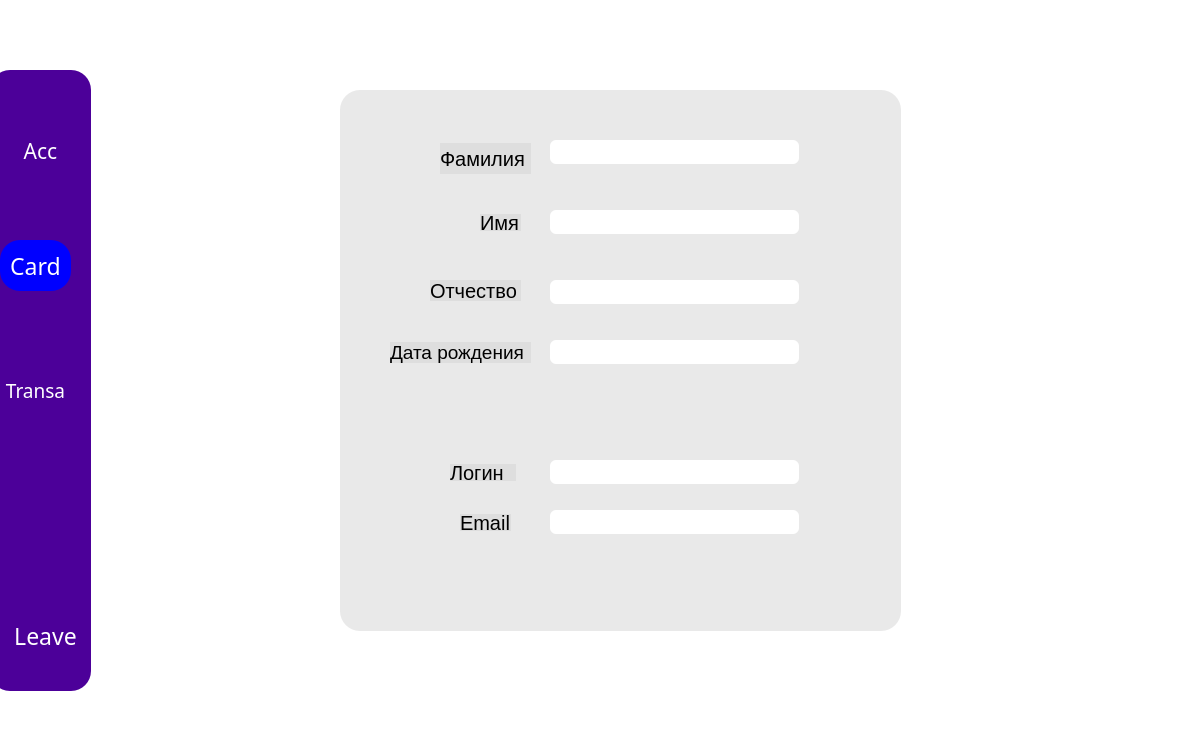
<?xml version="1.0" encoding="UTF-8"?>
<ui version="4.0">
 <class>Home_window</class>
 <widget class="QDialog" name="Home_window">
  <property name="geometry">
   <rect>
    <x>0</x>
    <y>0</y>
    <width>1190</width>
    <height>753</height>
   </rect>
  </property>
  <property name="font">
   <font>
    <family>Source Code Pro</family>
    <pointsize>11</pointsize>
    <bold>false</bold>
   </font>
  </property>
  <property name="windowTitle">
   <string>Dialog</string>
  </property>
  <property name="styleSheet">
   <string notr="true">background-color:#FFFFFF</string>
  </property>
  <widget class="QFrame" name="Big_frame">
   <property name="geometry">
    <rect>
     <x>-10</x>
     <y>70</y>
     <width>101</width>
     <height>621</height>
    </rect>
   </property>
   <property name="styleSheet">
    <string notr="true"> background-color: #4C0099; border: 1px ; border-radius: 20px; </string>
   </property>
   <property name="frameShape">
    <enum>QFrame::StyledPanel</enum>
   </property>
   <property name="frameShadow">
    <enum>QFrame::Raised</enum>
   </property>
   <widget class="QPushButton" name="Account_button">
    <property name="geometry">
     <rect>
      <x>20</x>
      <y>60</y>
      <width>61</width>
      <height>41</height>
     </rect>
    </property>
    <property name="font">
     <font>
      <family>Source Code Pro</family>
      <pointsize>16</pointsize>
      <bold>false</bold>
     </font>
    </property>
    <property name="styleSheet">
     <string notr="true">color: white;</string>
    </property>
    <property name="text">
     <string>Acc</string>
    </property>
    <property name="icon">
     <iconset>
      <normaloff>../Загрузки/Картинки/png-transparent-computer-icons-google-account-user-email-miscellaneous-rim-area.png</normaloff>../Загрузки/Картинки/png-transparent-computer-icons-google-account-user-email-miscellaneous-rim-area.png</iconset>
    </property>
    <property name="iconSize">
     <size>
      <width>19</width>
      <height>19</height>
     </size>
    </property>
    <property name="flat">
     <bool>true</bool>
    </property>
   </widget>
   <widget class="QPushButton" name="Transactions_button">
    <property name="geometry">
     <rect>
      <x>10</x>
      <y>300</y>
      <width>71</width>
      <height>41</height>
     </rect>
    </property>
    <property name="font">
     <font>
      <family>Source Code Pro</family>
      <pointsize>14</pointsize>
      <bold>false</bold>
     </font>
    </property>
    <property name="styleSheet">
     <string notr="true">color: white;</string>
    </property>
    <property name="text">
     <string>Transa</string>
    </property>
    <property name="iconSize">
     <size>
      <width>40</width>
      <height>20</height>
     </size>
    </property>
    <property name="flat">
     <bool>true</bool>
    </property>
   </widget>
   <widget class="QPushButton" name="Cards_button">
    <property name="geometry">
     <rect>
      <x>10</x>
      <y>170</y>
      <width>71</width>
      <height>51</height>
     </rect>
    </property>
    <property name="font">
     <font>
      <family>Source Code Pro</family>
      <pointsize>17</pointsize>
      <bold>false</bold>
     </font>
    </property>
    <property name="styleSheet">
     <string notr="true">background-color:blue;color: white;</string>
    </property>
    <property name="text">
     <string>Card</string>
    </property>
    <property name="flat">
     <bool>true</bool>
    </property>
   </widget>
   <widget class="QPushButton" name="Exit_button">
    <property name="geometry">
     <rect>
      <x>20</x>
      <y>550</y>
      <width>71</width>
      <height>31</height>
     </rect>
    </property>
    <property name="font">
     <font>
      <family>Source Code Pro</family>
      <pointsize>17</pointsize>
      <bold>false</bold>
     </font>
    </property>
    <property name="styleSheet">
     <string notr="true">color: white;</string>
    </property>
    <property name="text">
     <string>Leave</string>
    </property>
    <property name="flat">
     <bool>true</bool>
    </property>
   </widget>
  </widget>
  <widget class="QStackedWidget" name="stackedWidget">
   <property name="geometry">
    <rect>
     <x>120</x>
     <y>50</y>
     <width>971</width>
     <height>651</height>
    </rect>
   </property>
   <property name="styleSheet">
    <string notr="true">color: black;
</string>
   </property>
   <property name="currentIndex">
    <number>0</number>
   </property>
   <widget class="QWidget" name="Acc_page">
    <widget class="QScrollArea" name="scrollArea">
     <property name="geometry">
      <rect>
       <x>50</x>
       <y>30</y>
       <width>891</width>
       <height>581</height>
      </rect>
     </property>
     <property name="font">
      <font>
       <pointsize>15</pointsize>
      </font>
     </property>
     <property name="styleSheet">
      <string notr="true">background-color:white;</string>
     </property>
     <property name="frameShape">
      <enum>QFrame::NoFrame</enum>
     </property>
     <property name="widgetResizable">
      <bool>true</bool>
     </property>
     <widget class="QWidget" name="scrollAreaWidgetContents_2">
      <property name="geometry">
       <rect>
        <x>0</x>
        <y>0</y>
        <width>891</width>
        <height>581</height>
       </rect>
      </property>
      <widget class="QFrame" name="frame_2">
       <property name="geometry">
        <rect>
         <x>170</x>
         <y>10</y>
         <width>561</width>
         <height>541</height>
        </rect>
       </property>
       <property name="styleSheet">
        <string notr="true">QFrame{
background-color:rgba(211, 211, 211, 0.5);
border-radius: 20px;
}

QLabel{
color: black;
}
QLineEdit{
background-color: white;
border-radius: 6px;
}

</string>
       </property>
       <property name="frameShape">
        <enum>QFrame::StyledPanel</enum>
       </property>
       <property name="frameShadow">
        <enum>QFrame::Raised</enum>
       </property>
       <widget class="QLabel" name="label">
        <property name="geometry">
         <rect>
          <x>100</x>
          <y>53</y>
          <width>91</width>
          <height>31</height>
         </rect>
        </property>
        <property name="font">
         <font>
          <pointsize>15</pointsize>
         </font>
        </property>
        <property name="text">
         <string>Фамилия</string>
        </property>
       </widget>
       <widget class="QLabel" name="label_2">
        <property name="geometry">
         <rect>
          <x>140</x>
          <y>124</y>
          <width>41</width>
          <height>17</height>
         </rect>
        </property>
        <property name="font">
         <font>
          <pointsize>15</pointsize>
         </font>
        </property>
        <property name="text">
         <string>Имя</string>
        </property>
       </widget>
       <widget class="QLabel" name="label_3">
        <property name="geometry">
         <rect>
          <x>90</x>
          <y>190</y>
          <width>91</width>
          <height>21</height>
         </rect>
        </property>
        <property name="font">
         <font>
          <pointsize>15</pointsize>
         </font>
        </property>
        <property name="text">
         <string>Отчество</string>
        </property>
       </widget>
       <widget class="QLabel" name="label_4">
        <property name="geometry">
         <rect>
          <x>50</x>
          <y>252</y>
          <width>141</width>
          <height>21</height>
         </rect>
        </property>
        <property name="font">
         <font>
          <pointsize>14</pointsize>
         </font>
        </property>
        <property name="text">
         <string>Дата рождения</string>
        </property>
       </widget>
       <widget class="QLabel" name="label_5">
        <property name="geometry">
         <rect>
          <x>110</x>
          <y>374</y>
          <width>66</width>
          <height>17</height>
         </rect>
        </property>
        <property name="font">
         <font>
          <pointsize>15</pointsize>
         </font>
        </property>
        <property name="text">
         <string>Логин</string>
        </property>
       </widget>
       <widget class="QLabel" name="label_6">
        <property name="geometry">
         <rect>
          <x>120</x>
          <y>424</y>
          <width>51</width>
          <height>17</height>
         </rect>
        </property>
        <property name="font">
         <font>
          <pointsize>15</pointsize>
         </font>
        </property>
        <property name="text">
         <string>Email</string>
        </property>
       </widget>
       <widget class="QLineEdit" name="Surname_line">
        <property name="geometry">
         <rect>
          <x>210</x>
          <y>50</y>
          <width>249</width>
          <height>24</height>
         </rect>
        </property>
        <property name="font">
         <font>
          <pointsize>14</pointsize>
         </font>
        </property>
        <property name="text">
         <string/>
        </property>
        <property name="readOnly">
         <bool>true</bool>
        </property>
       </widget>
       <widget class="QLineEdit" name="Name_line">
        <property name="geometry">
         <rect>
          <x>210</x>
          <y>120</y>
          <width>249</width>
          <height>24</height>
         </rect>
        </property>
        <property name="font">
         <font>
          <pointsize>14</pointsize>
         </font>
        </property>
        <property name="readOnly">
         <bool>true</bool>
        </property>
       </widget>
       <widget class="QLineEdit" name="Middle_name_line">
        <property name="geometry">
         <rect>
          <x>210</x>
          <y>190</y>
          <width>249</width>
          <height>24</height>
         </rect>
        </property>
        <property name="font">
         <font>
          <pointsize>14</pointsize>
         </font>
        </property>
        <property name="readOnly">
         <bool>true</bool>
        </property>
       </widget>
       <widget class="QLineEdit" name="Birthday_line">
        <property name="geometry">
         <rect>
          <x>210</x>
          <y>250</y>
          <width>249</width>
          <height>24</height>
         </rect>
        </property>
        <property name="font">
         <font>
          <pointsize>14</pointsize>
         </font>
        </property>
        <property name="readOnly">
         <bool>true</bool>
        </property>
       </widget>
       <widget class="QLineEdit" name="Login_line">
        <property name="geometry">
         <rect>
          <x>210</x>
          <y>370</y>
          <width>249</width>
          <height>24</height>
         </rect>
        </property>
        <property name="font">
         <font>
          <pointsize>14</pointsize>
         </font>
        </property>
        <property name="readOnly">
         <bool>true</bool>
        </property>
       </widget>
       <widget class="QLineEdit" name="Email_line">
        <property name="geometry">
         <rect>
          <x>210</x>
          <y>420</y>
          <width>249</width>
          <height>24</height>
         </rect>
        </property>
        <property name="font">
         <font>
          <pointsize>14</pointsize>
         </font>
        </property>
        <property name="readOnly">
         <bool>true</bool>
        </property>
       </widget>
      </widget>
     </widget>
    </widget>
   </widget>
   <widget class="QWidget" name="Card_page">
    <widget class="QGraphicsView" name="graphicsView">
     <property name="geometry">
      <rect>
       <x>200</x>
       <y>50</y>
       <width>611</width>
       <height>311</height>
      </rect>
     </property>
     <property name="styleSheet">
      <string notr="true">QGraphicsView{
background-color: rgba(211, 211, 211, 0.5);
}</string>
     </property>
     <property name="frameShape">
      <enum>QFrame::StyledPanel</enum>
     </property>
     <property name="verticalScrollBarPolicy">
      <enum>Qt::ScrollBarAlwaysOff</enum>
     </property>
     <property name="horizontalScrollBarPolicy">
      <enum>Qt::ScrollBarAlwaysOff</enum>
     </property>
    </widget>
    <widget class="QPushButton" name="Right_swap_button">
     <property name="geometry">
      <rect>
       <x>840</x>
       <y>200</y>
       <width>41</width>
       <height>31</height>
      </rect>
     </property>
     <property name="text">
      <string/>
     </property>
    </widget>
    <widget class="QPushButton" name="Left_swap_button">
     <property name="geometry">
      <rect>
       <x>100</x>
       <y>200</y>
       <width>41</width>
       <height>31</height>
      </rect>
     </property>
     <property name="text">
      <string/>
     </property>
    </widget>
    <widget class="QFrame" name="menu_card_frame">
     <property name="geometry">
      <rect>
       <x>70</x>
       <y>500</y>
       <width>881</width>
       <height>91</height>
      </rect>
     </property>
     <property name="styleSheet">
      <string notr="true">QFrame{
background-color:lightgray;
border-radius: 15px;
}

QPushButton{
border-radius: 10px;
}</string>
     </property>
     <property name="frameShape">
      <enum>QFrame::StyledPanel</enum>
     </property>
     <property name="frameShadow">
      <enum>QFrame::Raised</enum>
     </property>
     <widget class="QPushButton" name="Card_data_button">
      <property name="geometry">
       <rect>
        <x>120</x>
        <y>20</y>
        <width>141</width>
        <height>51</height>
       </rect>
      </property>
      <property name="font">
       <font>
        <pointsize>14</pointsize>
       </font>
      </property>
      <property name="cursor">
       <cursorShape>PointingHandCursor</cursorShape>
      </property>
      <property name="text">
       <string>Данные карты</string>
      </property>
     </widget>
     <widget class="QPushButton" name="Transfer_money_button">
      <property name="geometry">
       <rect>
        <x>290</x>
        <y>20</y>
        <width>151</width>
        <height>51</height>
       </rect>
      </property>
      <property name="cursor">
       <cursorShape>PointingHandCursor</cursorShape>
      </property>
      <property name="text">
       <string>Перевести средства</string>
      </property>
     </widget>
     <widget class="QPushButton" name="Register_new_card_button">
      <property name="geometry">
       <rect>
        <x>630</x>
        <y>20</y>
        <width>191</width>
        <height>51</height>
       </rect>
      </property>
      <property name="cursor">
       <cursorShape>PointingHandCursor</cursorShape>
      </property>
      <property name="text">
       <string>Зарегестрировать карту</string>
      </property>
     </widget>
     <widget class="QPushButton" name="menu_change_size_button">
      <property name="geometry">
       <rect>
        <x>20</x>
        <y>20</y>
        <width>51</width>
        <height>51</height>
       </rect>
      </property>
      <property name="cursor">
       <cursorShape>PointingHandCursor</cursorShape>
      </property>
      <property name="styleSheet">
       <string notr="true">border-radius:17px;</string>
      </property>
      <property name="text">
       <string/>
      </property>
      <property name="checkable">
       <bool>true</bool>
      </property>
     </widget>
     <widget class="QPushButton" name="Pay_the_bill_button">
      <property name="geometry">
       <rect>
        <x>460</x>
        <y>20</y>
        <width>151</width>
        <height>51</height>
       </rect>
      </property>
      <property name="font">
       <font>
        <pointsize>13</pointsize>
       </font>
      </property>
      <property name="cursor">
       <cursorShape>PointingHandCursor</cursorShape>
      </property>
      <property name="text">
       <string>Оплатить счёт</string>
      </property>
     </widget>
    </widget>
   </widget>
   <widget class="QWidget" name="Transactions_page">
    <widget class="QTableWidget" name="Transactions_table_widget">
     <property name="geometry">
      <rect>
       <x>210</x>
       <y>170</y>
       <width>501</width>
       <height>351</height>
      </rect>
     </property>
     <property name="styleSheet">
      <string notr="true"/>
     </property>
     <property name="frameShape">
      <enum>QFrame::StyledPanel</enum>
     </property>
     <property name="columnCount">
      <number>3</number>
     </property>
     <column>
      <property name="text">
       <string>Время</string>
      </property>
     </column>
     <column>
      <property name="text">
       <string>Состояние</string>
      </property>
     </column>
     <column>
      <property name="text">
       <string>Сумма</string>
      </property>
     </column>
    </widget>
    <widget class="QFrame" name="frame">
     <property name="geometry">
      <rect>
       <x>200</x>
       <y>40</y>
       <width>501</width>
       <height>101</height>
      </rect>
     </property>
     <property name="styleSheet">
      <string notr="true">QFrame{
background-color:rgba(211, 211, 211, 0.5);
border-radius: 20px;
}

QLabel{
color: black;
}
QLineEdit{
background-color: white;
border-radius: 6px;
}</string>
     </property>
     <property name="frameShape">
      <enum>QFrame::StyledPanel</enum>
     </property>
     <property name="frameShadow">
      <enum>QFrame::Raised</enum>
     </property>
     <widget class="QLabel" name="label_7">
      <property name="geometry">
       <rect>
        <x>30</x>
        <y>34</y>
        <width>131</width>
        <height>21</height>
       </rect>
      </property>
      <property name="font">
       <font>
        <pointsize>15</pointsize>
       </font>
      </property>
      <property name="text">
       <string>Номер карты</string>
      </property>
     </widget>
     <widget class="QLineEdit" name="Card_number_line">
      <property name="geometry">
       <rect>
        <x>200</x>
        <y>30</y>
        <width>221</width>
        <height>31</height>
       </rect>
      </property>
      <property name="font">
       <font>
        <pointsize>12</pointsize>
       </font>
      </property>
      <property name="styleSheet">
       <string notr="true"/>
      </property>
      <property name="text">
       <string/>
      </property>
      <property name="readOnly">
       <bool>true</bool>
      </property>
     </widget>
    </widget>
   </widget>
  </widget>
 </widget>
 <resources/>
 <connections/>
</ui>
